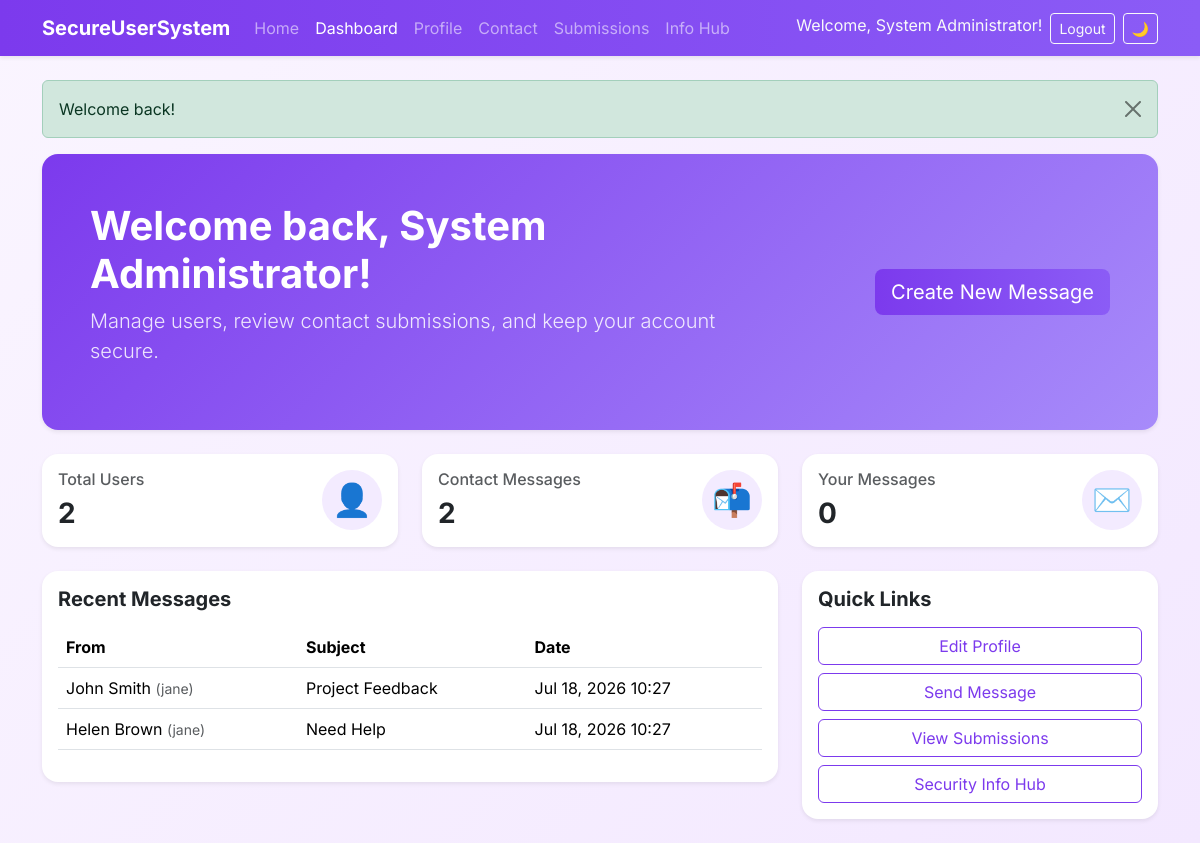
/dashboard.php (signed in), run on the app's committed database.
### tables this page shows
CREATE TABLE contact_messages (
    id INT PRIMARY KEY AUTO_INCREMENT,
    user_id INT NOT NULL,
    name VARCHAR(100) NOT NULL,
    email VARCHAR(100) NOT NULL,
    subject VARCHAR(150) NOT NULL,
    message TEXT NOT NULL,
    created_at TIMESTAMP DEFAULT CURRENT_TIMESTAMP,
    CONSTRAINT fk_contact_user FOREIGN KEY (user_id) REFERENCES users(id) ON DELETE CASCADE
);

CREATE TABLE users (
    id INT PRIMARY KEY AUTO_INCREMENT,
    username VARCHAR(50) NOT NULL UNIQUE,
    fullname VARCHAR(100) NOT NULL,
    email VARCHAR(100) NOT NULL UNIQUE,
    password VARCHAR(255) NOT NULL,
    role ENUM('user', 'admin') NOT NULL DEFAULT 'user',
    created_at TIMESTAMP DEFAULT CURRENT_TIMESTAMP
);

### dashboard.php (the view, shortened to what this page needs)
<?php
include __DIR__ . '/includes/header.php';
$pdo = get_db();
$totalUsers = $pdo->query('SELECT COUNT(*) FROM users')->fetchColumn();
$totalMessages = $pdo->query('SELECT COUNT(*) FROM contact_messages')->fetchColumn();
$userMessages = $pdo->query('SELECT COUNT(*) FROM contact_messages WHERE user_id = ' . (int) $_SESSION['user_id'])->fetchColumn();
$recentMessages = $pdo->query('SELECT cm.*, u.username FROM contact_messages cm LEFT JOIN users u ON u.id = cm.user_id ORDER BY cm.created_at DESC LIMIT 5')->fetchAll();
?>
<div class="hero-section p-5 rounded-4 shadow-sm mb-4">
    <div class="row align-items-center">
        <div class="col-lg-8">
            <h1 class="display-6 fw-bold">Welcome back, <?= e($_SESSION['fullname']) ?>!</h1>
            <p class="lead text-muted">Manage users, review contact submissions, and keep your account secure.</p>
        </div>
        <div class="col-lg-4 text-lg-end">
            <a href="contact.php" class="btn btn-primary btn-lg">Create New Message</a>
        </div>
    </div>
</div>
<div class="row g-4 mb-4">
    <div class="col-md-4">
        <div class="card shadow-sm border-0 rounded-4 h-100">
            <div class="card-body">
                <div class="d-flex justify-content-between align-items-center">
                    <div>
                        <h6 class="text-muted">Total Users</h6>
                        <h3 class="fw-bold mb-0"><?= e($totalUsers) ?></h3>
                    </div>
                    <div class="stat-icon">👤</div>
                </div>
            </div>
        </div>
    </div>
    <div class="col-md-4">
        <div class="card shadow-sm border-0 rounded-4 h-100">
            <div class="card-body">
                <div class="d-flex justify-content-between align-items-center">
                    <div>
                        <h6 class="text-muted">Contact Messages</h6>
                        <h3 class="fw-bold mb-0"><?= e($totalMessages) ?></h3>
                    </div>
                    <div class="stat-icon">📬</div>
                </div>
            </div>
        </div>
    </div>
    <div class="col-md-4">
        <div class="card shadow-sm border-0 rounded-4 h-100">
            <div class="card-body">
                <div class="d-flex justify-content-between align-items-center">
                    <div>
                        <h6 class="text-muted">Your Messages</h6>
                        <h3 class="fw-bold mb-0"><?= e($userMessages) ?></h3>
                    </div>
                    <div class="stat-icon">✉️</div>
                </div>
            </div>
        </div>
    </div>
</div>
<div class="row g-4">
    <div class="col-lg-8">
        <div class="card shadow-sm border-0 rounded-4">
            <div class="card-body">
                <h5 class="fw-bold mb-3">Recent Messages</h5>
                <div class="table-responsive">
                    <table class="table align-middle">
                        <thead>
                            <tr>
                                <th>From</th>
                                <th>Subject</th>
                                <th>Date</th>
                            </tr>
                        </thead>
                        <tbody>
                            <?php foreach ($recentMessages as $message): ?>
                                <tr>
                                    <td><?= e($message['name']) ?> <small class="text-muted">(<?= e($message['username'] ?? 'Guest') ?>)</small></td>
                                    <td><?= e($message['subject']) ?></td>
                                    <td><?= e(format_date($message['created_at'])) ?></td>
                                </tr>
                            <?php endforeach; ?>
                        </tbody>
                    </table>
                </div>
            </div>
        </div>
    </div>
    <div class="col-lg-4">
        <div class="card shadow-sm border-0 rounded-4">
            <div class="card-body">
                <h5 class="fw-bold mb-3">Quick Links</h5>
                <div class="d-grid gap-2">
                    <a href="profile.php" class="btn btn-outline-primary">Edit Profile</a>
                    <a href="contact.php" class="btn btn-outline-primary">Send Message</a>
                    <a href="submissions.php" class="btn btn-outline-primary">View Submissions</a>
                    <a href="info.php" class="btn btn-outline-primary">Security Info Hub</a>
                </div>
            </div>
        </div>
    </div>
</div>
<?php include __DIR__ . '/includes/footer.php'; ?>

### assets/css/style.css (style rules this page uses)
body { font-family: 'Inter', sans-serif; background: linear-gradient(135deg, #faf5ff 0%, #f3e8ff 100%); color: #233142; }
.hero-section { background: linear-gradient(135deg, #7c3aed 0%, #a78bfa 100%); color: white; }
.hero-section .lead, .hero-section .text-muted { color: rgba(255, 255, 255, 0.85) !important; }
.card { transition: transform 0.2s ease, box-shadow 0.2s ease; }
.stat-icon { font-size: 2rem; background: #f3ebff; border-radius: 50%; width: 60px; height: 60px; display: grid; place-items: center; }
.btn-primary { background: linear-gradient(90deg, #7c3aed 0%, #8b5cf6 100%); border: none; }
.btn-outline-primary { color: #7c3aed; border-color: #7c3aed; }
.table thead { background: #f8f5ff; }

### data on the page
contact_messages: name "John Smith", user.username "jane", subject "Project Feedback", created_at "Jul 18, 2026 10:27"
contact_messages: name "Helen Brown", user.username "jane", subject "Need Help", created_at "Jul 18, 2026 10:27"

### other printed values
$userName "System Administrator"
$_SESSION[$type] "Welcome back!"
$_SESSION['fullname'] "System Administrator"
$totalUsers "2"
$totalMessages "2"
$userMessages "0"
